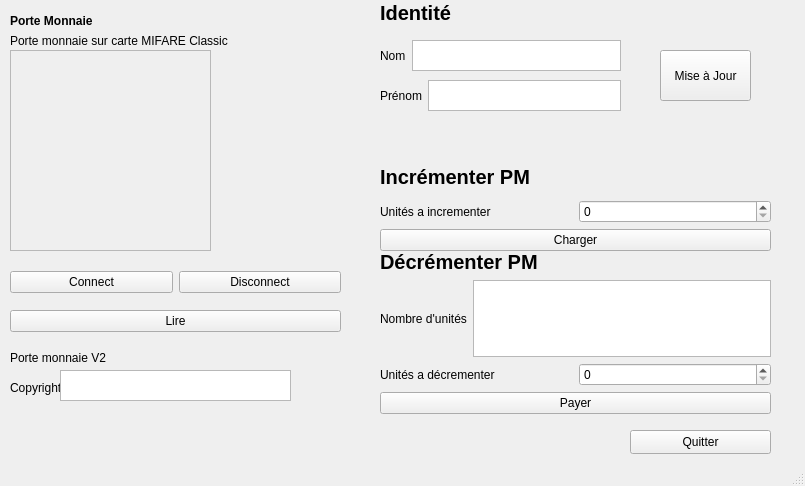
<?xml version="1.0" encoding="UTF-8"?>
<ui version="4.0">
 <class>TP_Odalid</class>
 <widget class="QMainWindow" name="TP_Odalid">
  <property name="geometry">
   <rect>
    <x>0</x>
    <y>0</y>
    <width>805</width>
    <height>486</height>
   </rect>
  </property>
  <property name="windowTitle">
   <string>TP_Odalid</string>
  </property>
  <widget class="QWidget" name="centralwidget">
   <widget class="QLabel" name="label">
    <property name="geometry">
     <rect>
      <x>10</x>
      <y>10</y>
      <width>151</width>
      <height>21</height>
     </rect>
    </property>
    <property name="font">
     <font>
      <weight>75</weight>
      <bold>true</bold>
     </font>
    </property>
    <property name="text">
     <string>Porte Monnaie</string>
    </property>
   </widget>
   <widget class="QLabel" name="label_2">
    <property name="geometry">
     <rect>
      <x>10</x>
      <y>30</y>
      <width>251</width>
      <height>21</height>
     </rect>
    </property>
    <property name="text">
     <string>Porte monnaie sur carte MIFARE Classic</string>
    </property>
   </widget>
   <widget class="QWidget" name="verticalLayoutWidget">
    <property name="geometry">
     <rect>
      <x>380</x>
      <y>80</y>
      <width>241</width>
      <height>31</height>
     </rect>
    </property>
    <layout class="QVBoxLayout" name="verticalLayout">
     <item>
      <layout class="QHBoxLayout" name="horizontalLayout">
       <item>
        <widget class="QLabel" name="lastnameLabel">
         <property name="text">
          <string>Prénom</string>
         </property>
        </widget>
       </item>
       <item>
        <widget class="QTextEdit" name="lastnameTextEdit"/>
       </item>
      </layout>
     </item>
    </layout>
   </widget>
   <widget class="QWidget" name="verticalLayoutWidget_2">
    <property name="geometry">
     <rect>
      <x>380</x>
      <y>250</y>
      <width>391</width>
      <height>164</height>
     </rect>
    </property>
    <layout class="QVBoxLayout" name="verticalLayout_2">
     <item>
      <layout class="QHBoxLayout" name="horizontalLayout_4">
       <item>
        <widget class="QLabel" name="decreaseLabel">
         <property name="font">
          <font>
           <pointsize>15</pointsize>
           <weight>75</weight>
           <bold>true</bold>
          </font>
         </property>
         <property name="text">
          <string>Décrémenter PM</string>
         </property>
        </widget>
       </item>
      </layout>
     </item>
     <item>
      <layout class="QHBoxLayout" name="horizontalLayout_5">
       <item>
        <widget class="QLabel" name="unitLabel">
         <property name="text">
          <string>Nombre d'unités</string>
         </property>
        </widget>
       </item>
       <item>
        <widget class="QTextEdit" name="unitTextEdit"/>
       </item>
      </layout>
     </item>
     <item>
      <layout class="QHBoxLayout" name="horizontalLayout_6">
       <item>
        <widget class="QLabel" name="decreaseTtitle">
         <property name="text">
          <string>Unités a décrementer</string>
         </property>
        </widget>
       </item>
       <item>
        <widget class="QSpinBox" name="decreaseSpinBox"/>
       </item>
      </layout>
     </item>
     <item>
      <widget class="QPushButton" name="payButton">
       <property name="text">
        <string>Payer</string>
       </property>
      </widget>
     </item>
    </layout>
   </widget>
   <widget class="QWidget" name="verticalLayoutWidget_3">
    <property name="geometry">
     <rect>
      <x>380</x>
      <y>160</y>
      <width>391</width>
      <height>91</height>
     </rect>
    </property>
    <layout class="QVBoxLayout" name="verticalLayout_3">
     <item>
      <widget class="QLabel" name="loadPMTitle">
       <property name="font">
        <font>
         <pointsize>15</pointsize>
         <weight>75</weight>
         <bold>true</bold>
        </font>
       </property>
       <property name="text">
        <string>Incrémenter PM</string>
       </property>
      </widget>
     </item>
     <item>
      <layout class="QHBoxLayout" name="horizontalLayout_7"/>
     </item>
     <item>
      <layout class="QHBoxLayout" name="horizontalLayout_8">
       <item>
        <widget class="QLabel" name="increaseTitle">
         <property name="text">
          <string>Unités a incrementer</string>
         </property>
        </widget>
       </item>
       <item>
        <widget class="QSpinBox" name="increaseSpinBox"/>
       </item>
      </layout>
     </item>
     <item>
      <widget class="QPushButton" name="loadPMButton">
       <property name="text">
        <string>Charger</string>
       </property>
      </widget>
     </item>
    </layout>
   </widget>
   <widget class="QWidget" name="verticalLayoutWidget_4">
    <property name="geometry">
     <rect>
      <x>10</x>
      <y>260</y>
      <width>331</width>
      <height>85</height>
     </rect>
    </property>
    <layout class="QVBoxLayout" name="verticalLayout_4">
     <item>
      <layout class="QHBoxLayout" name="horizontalLayout_9">
       <item>
        <widget class="QPushButton" name="connectButton">
         <property name="text">
          <string>Connect</string>
         </property>
        </widget>
       </item>
       <item>
        <widget class="QPushButton" name="disconnectButton">
         <property name="text">
          <string>Disconnect</string>
         </property>
        </widget>
       </item>
      </layout>
     </item>
     <item>
      <widget class="QPushButton" name="readButton">
       <property name="text">
        <string>Lire</string>
       </property>
      </widget>
     </item>
    </layout>
   </widget>
   <widget class="QPushButton" name="leaveButton">
    <property name="geometry">
     <rect>
      <x>630</x>
      <y>430</y>
      <width>141</width>
      <height>24</height>
     </rect>
    </property>
    <property name="text">
     <string>Quitter</string>
    </property>
   </widget>
   <widget class="QLabel" name="label_11">
    <property name="geometry">
     <rect>
      <x>10</x>
      <y>350</y>
      <width>131</width>
      <height>16</height>
     </rect>
    </property>
    <property name="text">
     <string>Porte monnaie V2</string>
    </property>
   </widget>
   <widget class="QLabel" name="label_12">
    <property name="geometry">
     <rect>
      <x>10</x>
      <y>380</y>
      <width>131</width>
      <height>16</height>
     </rect>
    </property>
    <property name="text">
     <string>Copyright</string>
    </property>
   </widget>
   <widget class="QFrame" name="frame">
    <property name="geometry">
     <rect>
      <x>10</x>
      <y>50</y>
      <width>201</width>
      <height>201</height>
     </rect>
    </property>
    <property name="styleSheet">
     <string notr="true">background-image: url(:/img/logo.png);
background-repeat: no-repeat;</string>
    </property>
    <property name="frameShape">
     <enum>QFrame::StyledPanel</enum>
    </property>
    <property name="frameShadow">
     <enum>QFrame::Raised</enum>
    </property>
   </widget>
   <widget class="QTextEdit" name="version">
    <property name="enabled">
     <bool>true</bool>
    </property>
    <property name="geometry">
     <rect>
      <x>60</x>
      <y>370</y>
      <width>231</width>
      <height>31</height>
     </rect>
    </property>
    <property name="readOnly">
     <bool>true</bool>
    </property>
   </widget>
   <widget class="QWidget" name="layoutWidget">
    <property name="geometry">
     <rect>
      <x>380</x>
      <y>0</y>
      <width>389</width>
      <height>26</height>
     </rect>
    </property>
    <layout class="QHBoxLayout" name="horizontalLayout_3">
     <item>
      <widget class="QLabel" name="identityLabel">
       <property name="font">
        <font>
         <pointsize>15</pointsize>
         <weight>75</weight>
         <bold>true</bold>
        </font>
       </property>
       <property name="text">
        <string>Identité</string>
       </property>
      </widget>
     </item>
    </layout>
   </widget>
   <widget class="QWidget" name="layoutWidget">
    <property name="geometry">
     <rect>
      <x>380</x>
      <y>40</y>
      <width>241</width>
      <height>31</height>
     </rect>
    </property>
    <layout class="QHBoxLayout" name="horizontalLayout_2">
     <item>
      <widget class="QLabel" name="nameLabel">
       <property name="text">
        <string>Nom</string>
       </property>
      </widget>
     </item>
     <item>
      <widget class="QTextEdit" name="nameTextEdit">
       <property name="maximumSize">
        <size>
         <width>16777215</width>
         <height>200</height>
        </size>
       </property>
      </widget>
     </item>
    </layout>
   </widget>
   <widget class="QPushButton" name="updateButton">
    <property name="geometry">
     <rect>
      <x>660</x>
      <y>50</y>
      <width>91</width>
      <height>51</height>
     </rect>
    </property>
    <property name="text">
     <string>Mise à Jour</string>
    </property>
   </widget>
  </widget>
  <widget class="QStatusBar" name="statusbar"/>
 </widget>
 <resources/>
 <connections/>
</ui>
